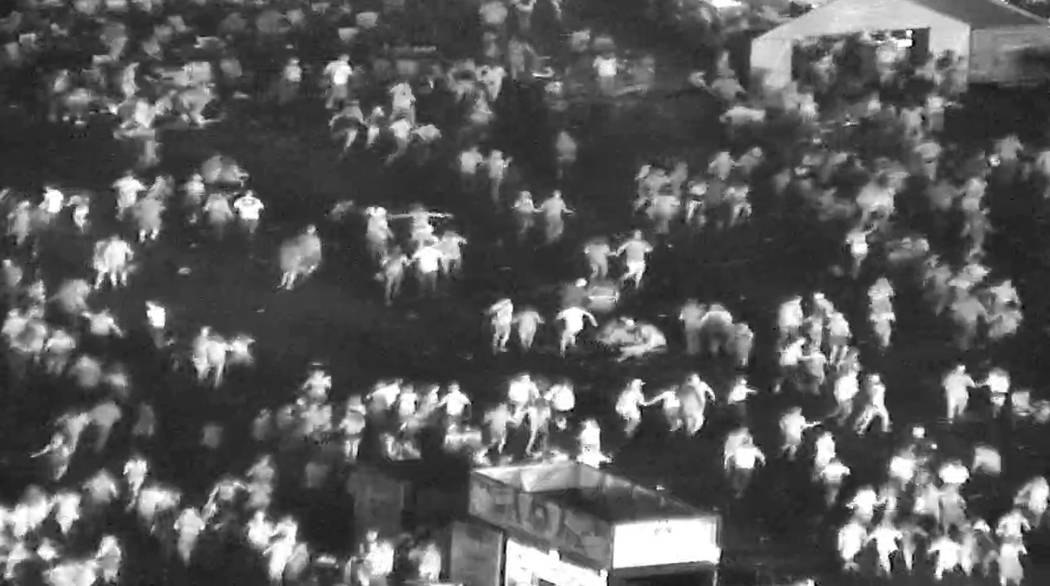
%> input picture riot1.jpg, 1050 x 586 px
$ octave IRclusteringcell.m   (GNU Octave 9; MATLAB toolbox functions it lacks are replaced by stand-ins)
%> lines starting %> are read from the running program, lines starting %| are printed output that depends on the picture; in (x1, y1, x2, y2) boxes, pixels count from 0 and x2, y2 are one past the last pixel; in counts of white or black regions, pixels touching at a corner belong together; the program's own positions count from 1
clc;
clear all;
I = imread('riot1.jpg');
%> I is the input picture: size 586x1050 uint8; min 0, max 255, mean 89.3
I_cropped=I;
% I_cropped = I(400:900, 465:965);
% figure
% imshow(I_cropped)

I_eq = adapthisteq(I_cropped,'Numtiles',[20,20],'Distribution','exponential');
figure
imshow(I_eq)

se=strel('disk',20);
tpht = imtophat(I_eq,se);
I_eq=tpht;
figure
imshow(I_eq)

bw = im2bw(I_eq, graythresh(I_eq));
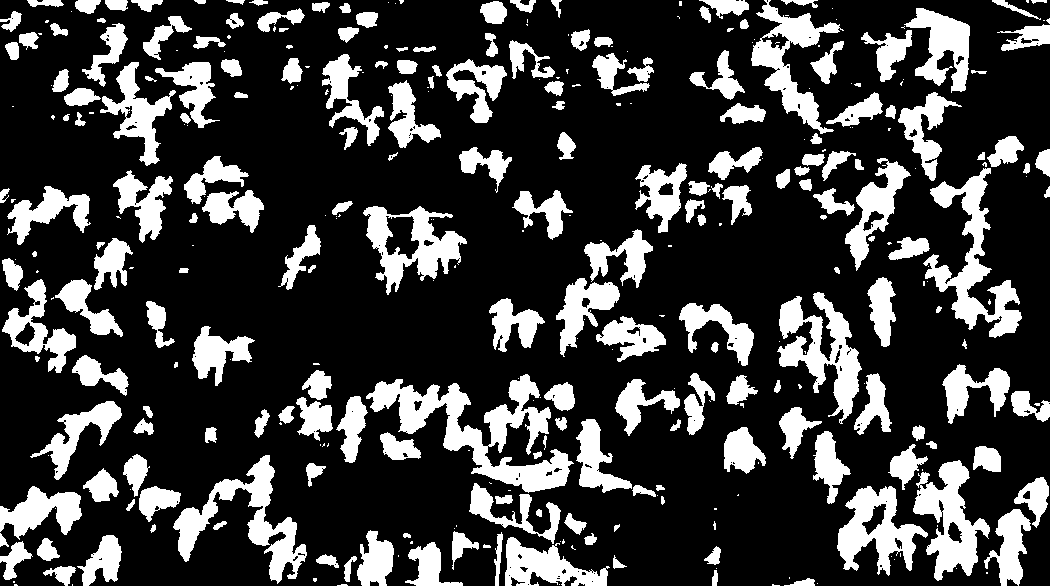
%> bw: size 586x1050 logical; 24% white; 354 white regions (148 under 20 px), largest, box (x1, y1, x2, y2) and area: (366, 374, 574, 493) 8068, (923, 168, 1022, 338) 5071, (173, 455, 307, 584) 4733
figure
imshow(bw)

bw2 = imfill(bw,'holes');
%> bw2: size 586x1050 logical; 24.6% white; 352 white regions (146 under 20 px), largest, box (x1, y1, x2, y2) and area: (366, 374, 574, 493) 8166, (923, 168, 1022, 338) 5071, (363, 206, 467, 295) 4841
bw3 = imopen(bw2, ones(3,3));
%> bw3: size 586x1050 logical; 24% white; 260 white regions (32 under 20 px), largest, box (x1, y1, x2, y2) and area: (366, 379, 572, 492) 5901, (924, 168, 1022, 337) 5004, (364, 206, 467, 293) 4763
bw4 = bwareaopen(bw3, 40);
bw4_perim = bwperim(bw4);
%> bw4_perim: size 586x1050 logical; 4.1% white in thin lines or dots
figure
imshow(bw4_perim)
overlay1 = imoverlay(I_eq, bw4_perim, [.3 1 .3]);
figure
imshow(overlay1)

mask_em = imextendedmax(I_eq, 35);
%> mask_em: size 586x1050 logical; 6.8% white; 585 white regions (175 under 20 px), largest, box (x1, y1, x2, y2) and area: (646, 521, 688, 564) 630, (348, 473, 392, 508) 522, (367, 543, 393, 575) 520
figure
imshow(mask_em)

mask_em = imclose(mask_em, ones(8,8));
%> mask_em: size 586x1050 logical; 8% white; 433 white regions (89 under 20 px), largest, box (x1, y1, x2, y2) and area: (785, 340, 857, 399) 997, (579, 422, 630, 487) 984, (348, 473, 410, 508) 794
mask_em = imfill(mask_em, 'holes');
mask_em = bwareaopen(mask_em, 40);
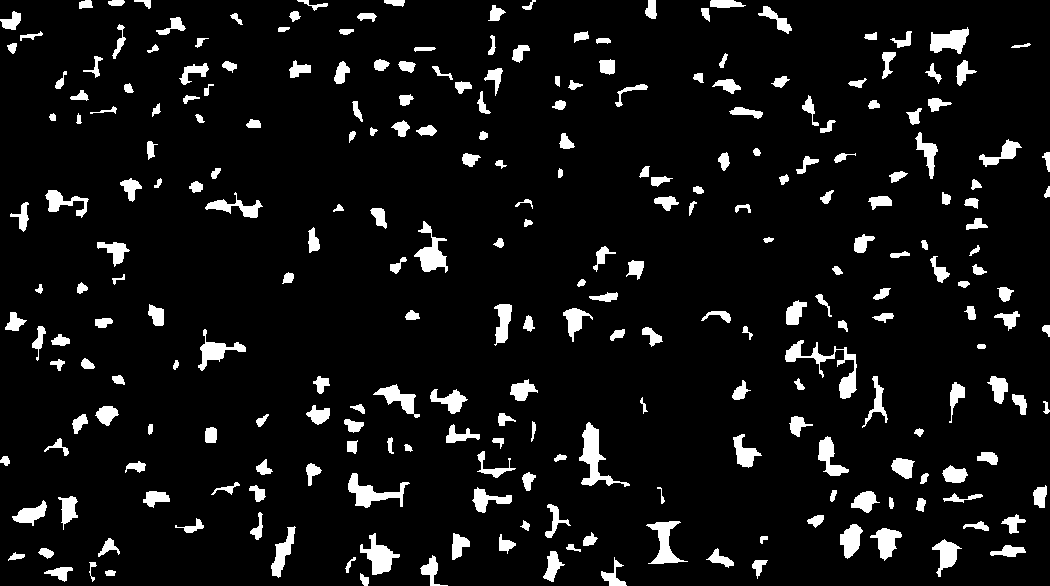
%> mask_em: size 586x1050 logical; 7.4% white; 259 white regions, largest, box (x1, y1, x2, y2) and area: (785, 340, 857, 399) 997, (579, 422, 630, 487) 984, (348, 473, 410, 508) 794
overlay2 = imoverlay(I_eq, bw4_perim | mask_em, [.3 1 .3]);
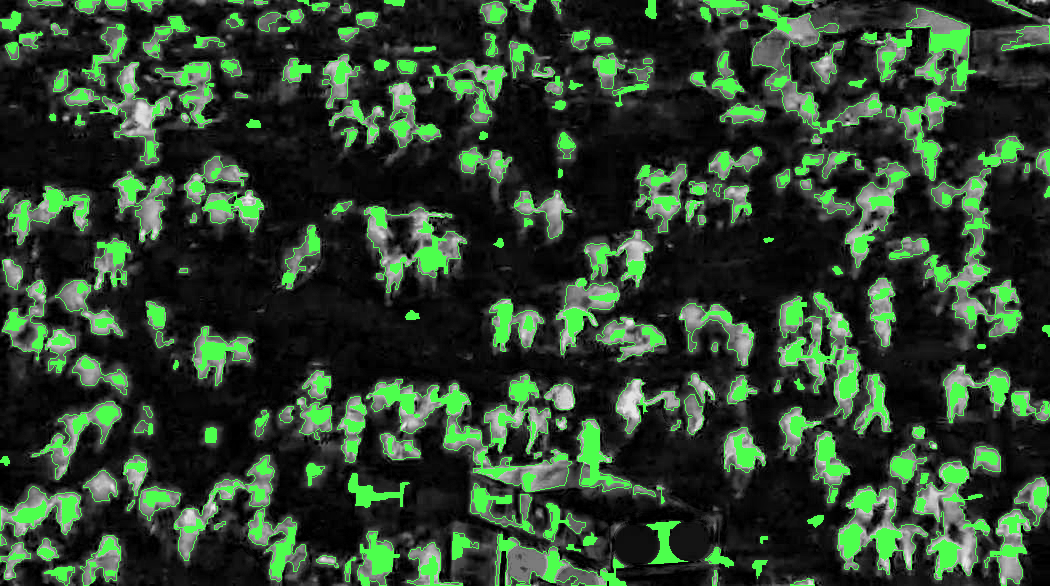
%> overlay2: size 586x1050x3 uint8; mean R, G, B 44.8, 64.9, 44.8
figure
imshow(overlay2)

I_eq_c = imcomplement(I_eq);
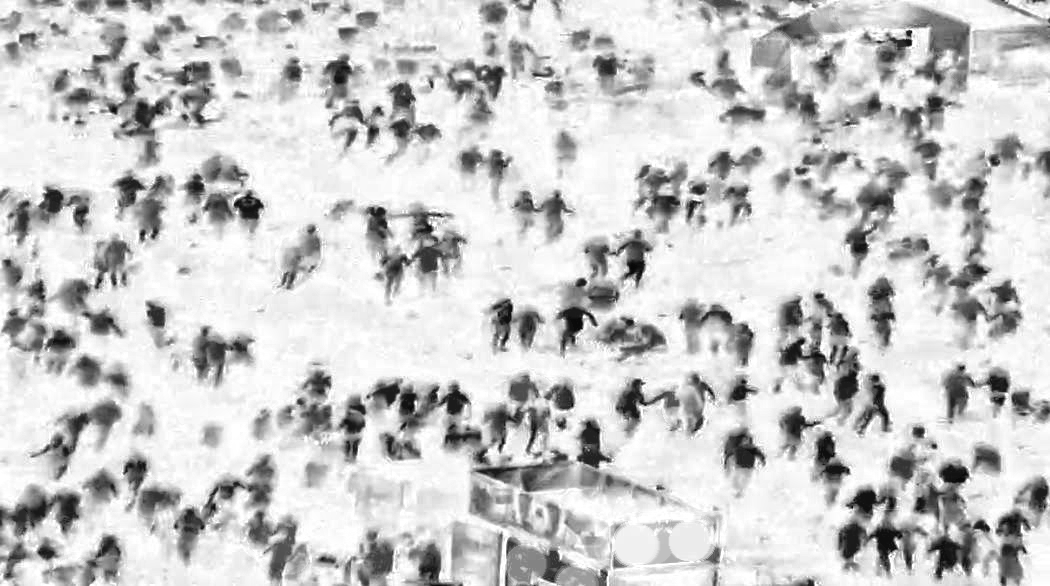
%> I_eq_c: size 586x1050 uint8; min 7, max 255, mean 202.2

I_mod = imimposemin(I_eq_c, ~bw4 | mask_em);
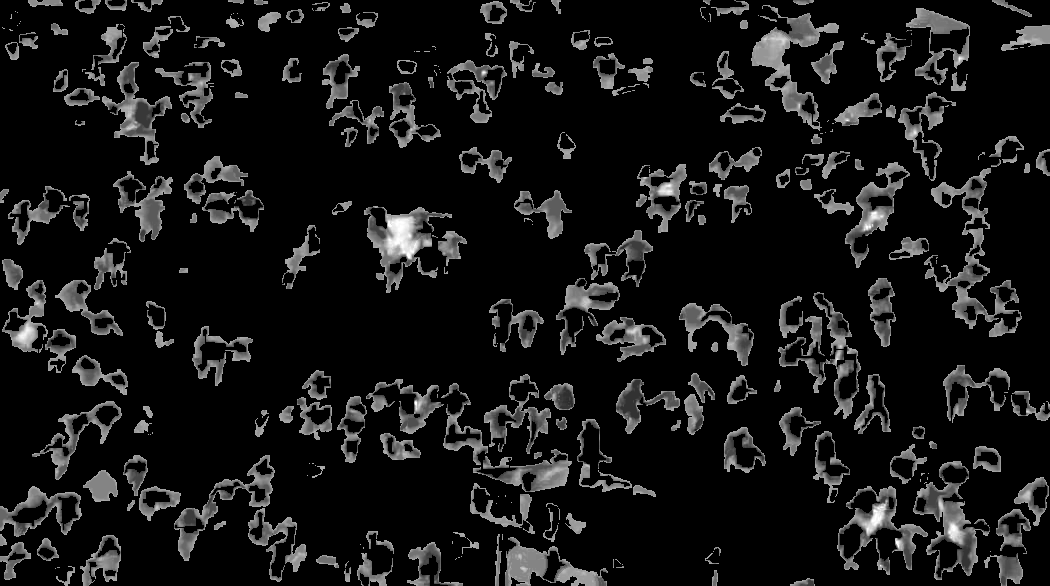
%> I_mod: size 586x1050 uint8; min 0, max 255, mean 21.9

L = watershed(I_mod);
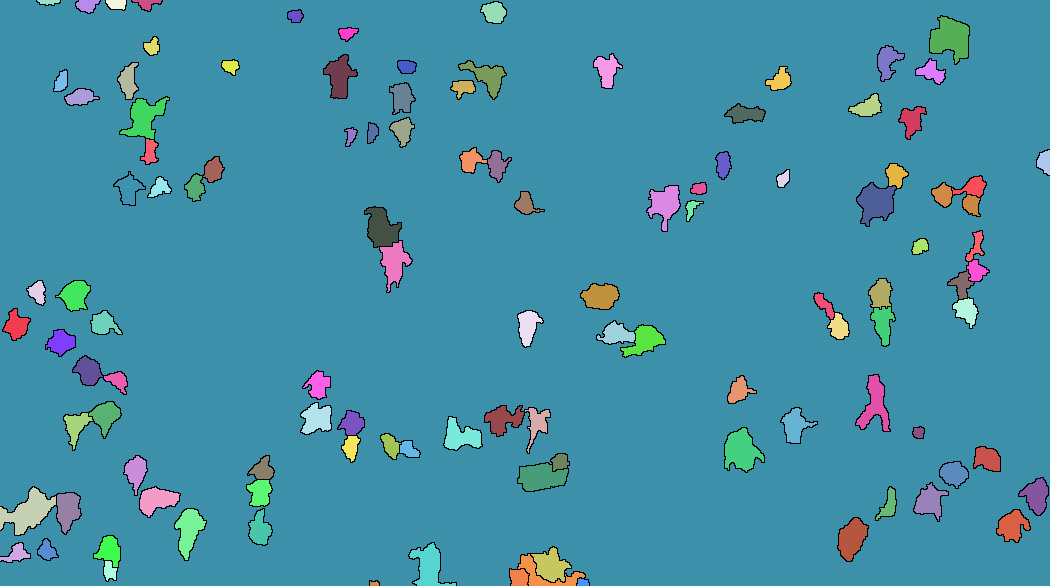
%> L: size 586x1050 uint8; 115 distinct labels, from 0 to 114; one colour per label, 0 black

figure
imshow(histeq(L));
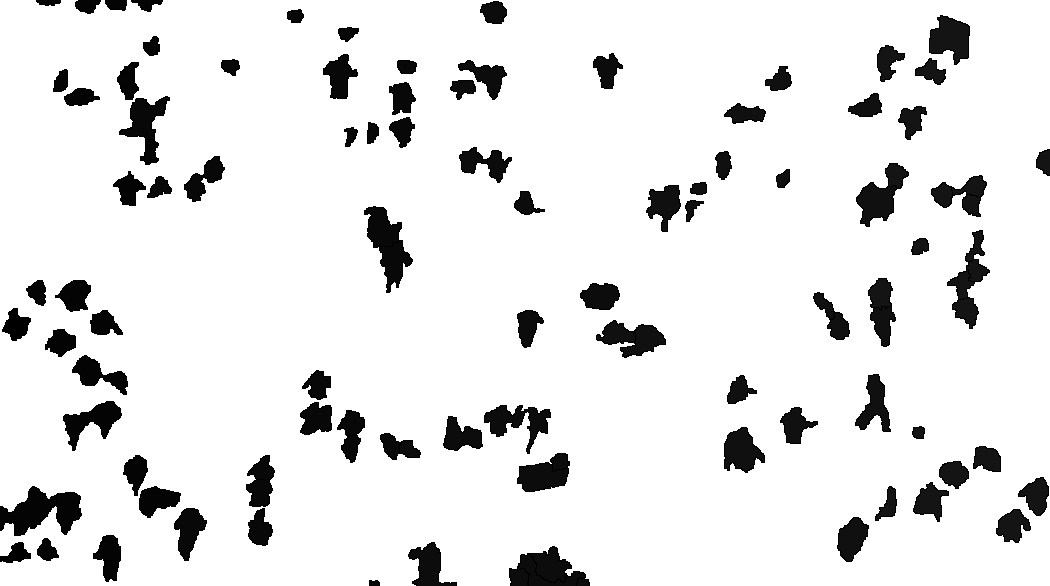
%> displayed picture: size 586x1050, on the screen's scale of 0 to 255; min 0, max 255, mean 230.4

% [4 lines of commented-out code are left out]
